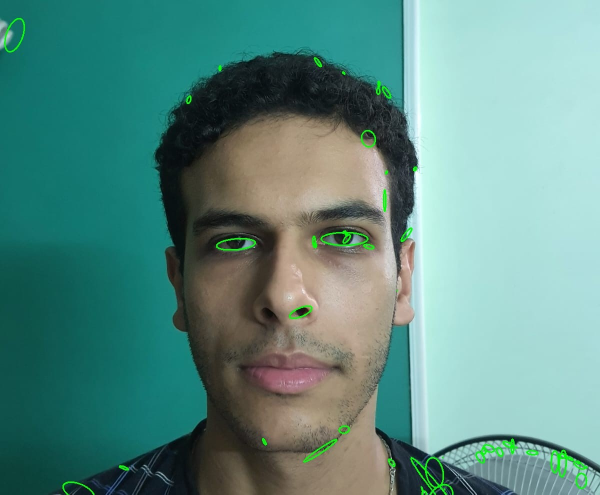
#> input picture Testing/Eye Detection/Ahmed/Failed test Cases/Ahmed Youssef awake 2.jpeg, 1200 x 989 px, given in place of the camera (shown at 1/2 size)
$ jupyter execute Mouth_Detector_Progress4.ipynb
#> lines starting #> are read from the running program, lines starting #| are printed output that depends on the picture; after the words box and inside, x2 and y2 are one past the last pixel; in counts of white or black regions, pixels touching at a corner belong together
[cell 1]
import cv2
import numpy as np

cap = cv2.VideoCapture(0)

# Load the pre-trained face cascade classifier from OpenCV
face_cascade = cv2.CascadeClassifier(cv2.data.haarcascades + 'haarcascade_frontalface_default.xml')

yawn_counter = 0
yawn_threshold = 20

def calculate_mouth_aspect_ratio(mouth):
    x, y, w, h = cv2.boundingRect(mouth)
    aspect_ratio = w / h
    return aspect_ratio

while True:
    # Capture frame
    ret, frame = cap.read()
#> frame is the input picture: shape (989, 1200, 3); mean B, G, R 131.7, 140.7, 93.1

    # Convert the frame to RGB
    rgb_frame = cv2.cvtColor(frame, cv2.COLOR_BGR2RGB)

    # Convert the frame to grayscale for face detection
    gray_frame = cv2.cvtColor(frame, cv2.COLOR_BGR2GRAY)
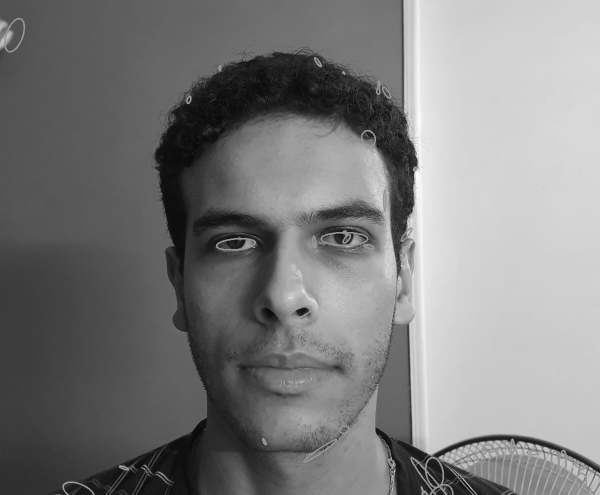
#> gray_frame: shape (989, 1200) (shown at 1/2 size); min 2, max 252, mean 125.4

    # Detect faces using the Haar Cascade classifier
    faces = face_cascade.detectMultiScale(gray_frame, scaleFactor=1.3, minNeighbors=5)
#> faces = [[265, 239, 616, 616]]

    for (x, y, w, h) in faces:
        # Enlarge the face circle
        scale_factor = 0.7
        radius = int(max(w, h) * scale_factor)
        center = (x + w // 2, y + h // 2)
        cv2.circle(frame, center, radius, (255, 0, 0), 2)

        # Define the region of interest (ROI) for mouth detection (placed even lower)
        roi_face_gray = gray_frame[y + h//2 + h//4:y + h, x:x + w]
        roi_face_rgb = rgb_frame[y + h//2 + h//4:y + h, x:x + w]

        # Define the color range for detecting the mouth in RGB
        lower_color = np.array([120, 50, 0], dtype=np.uint8)
        upper_color = np.array([205, 130, 130], dtype=np.uint8)

        # Create mask for the mouth region
        mouth_mask = cv2.inRange(roi_face_rgb, lower_color, upper_color)

        # Find contours in the mask
        contours, _ = cv2.findContours(mouth_mask, cv2.RETR_EXTERNAL, cv2.CHAIN_APPROX_SIMPLE)

        # Find the contour with the largest area
        if contours:
            largest_contour = max(contours, key=cv2.contourArea)

            # Check if the bounding box width and height are above a certain threshold
            x_mouth, y_mouth, w_mouth, h_mouth = cv2.boundingRect(largest_contour)
            if w_mouth > 20 and h_mouth > 20:
                # Draw a rectangle around the detected mouth
                cv2.rectangle(frame, (x + x_mouth, y + h//2 + h//4 + y_mouth),
                              (x + x_mouth + w_mouth, y + h//2 + h//4 + y_mouth + h_mouth), (0, 255, 0), 2)

                # Check for yawn based on mouth aspect ratio
                mouth_aspect_ratio = calculate_mouth_aspect_ratio(largest_contour)
                if mouth_aspect_ratio < 1:
                    yawn_counter += 1
                    cv2.putText(frame, f'Yawn Count: {yawn_counter}', (10, 30), cv2.FONT_HERSHEY_SIMPLEX, 1, (0, 255, 0),
                                2, cv2.LINE_AA)
                else:
                    yawn_counter = 0
#> this loop made 1 pass
#> (scale_factor, radius, center, lower_color) on pass 1: (0.7, 431, (573, 547), [120, 50, 0])
#> pass 1, `roi_face_gray = gray_frame[y + h//2 + h//4:y + h, x:x + w]`:
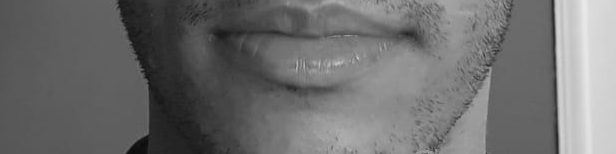
#> roi_face_gray: shape (154, 616); min 11, max 232, mean 110.4
#> pass 1, `roi_face_rgb = rgb_frame[y + h//2 + h//4:y + h, x:x + w]`:
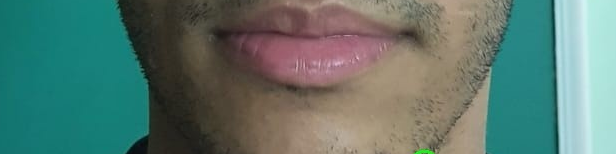
#> roi_face_rgb: shape (154, 616, 3); mean R, G, B 92, 119.7, 110.6
#> pass 1, `mouth_mask = cv2.inRange(roi_face_rgb, lower_color, upper_color)`:
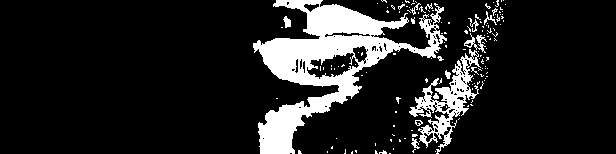
#> mouth_mask: shape (154, 616); 13.6% white; 149 white regions (135 under 20 px), largest, box (x1, y1, x2, y2) and area: (253, 0, 447, 154) 9676, (409, 49, 481, 154) 2131, (464, 33, 487, 53) 149
#> after the loop:
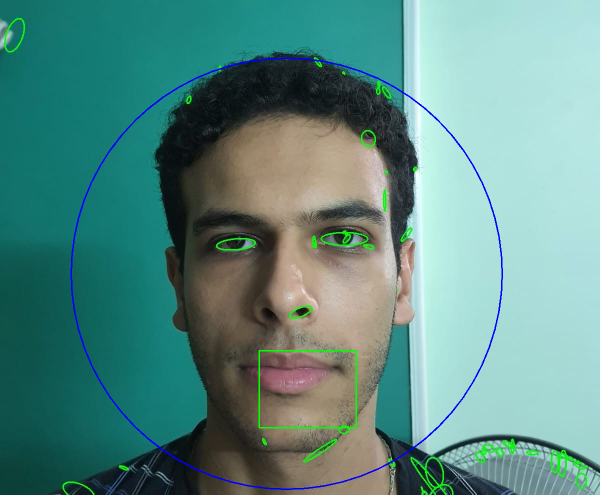
#> frame: shape (989, 1200, 3) (shown at 1/2 size); 0.87% of pixels changed, all inside (x1, y1, x2, y2) = (141, 115, 1006, 980)

    cv2.imshow('Yawn Detection', frame)

    if cv2.waitKey(1) & 0xFF == ord('q'):
#> (key q is pressed here)
        break

cap.release()
cv2.destroyAllWindows()

$ run again, on Testing/Eye Detection/Ahmed/Failed test Cases/Ahmed Youssef awake.jpeg
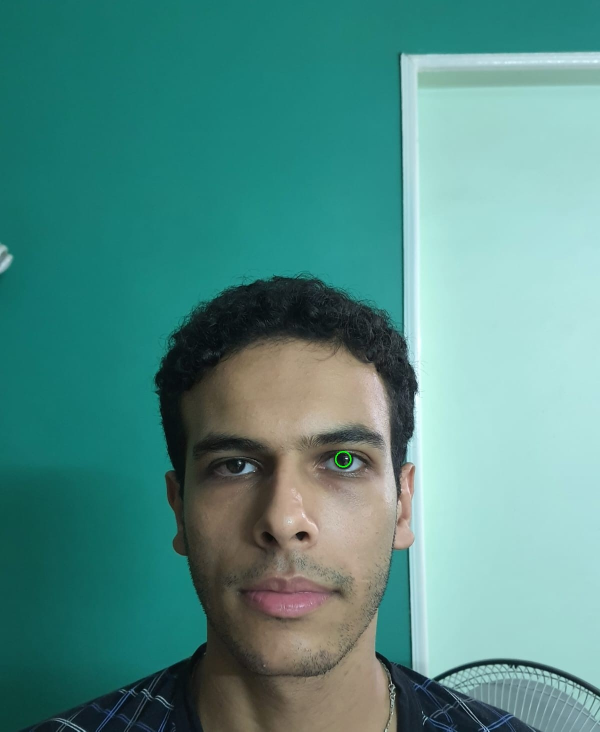
#> input picture Testing/Eye Detection/Ahmed/Failed test Cases/Ahmed Youssef awake.jpeg, 1200 x 1463 px, given in place of the camera (shown at 1/2 size)
#> frame is the input picture: shape (1463, 1200, 3); mean B, G, R 134.2, 141.2, 83.2
#> faces = [[283, 704, 578, 578]]
#> the loop `for (x, y, w, h) in faces:` made 1 pass
#> (scale_factor, radius, center, lower_color) on pass 1: (0.7, 404, (572, 993), [120, 50, 0])
#> pass 1, `mouth_mask = cv2.inRange(roi_face_rgb, lower_color, upper_color)`:
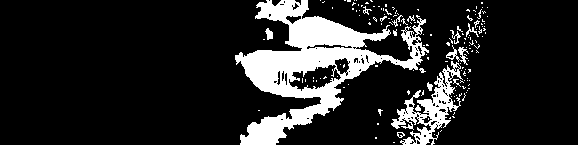
#> mouth_mask: shape (145, 578); 14.9% white; 156 white regions (142 under 20 px), largest, box (x1, y1, x2, y2) and area: (235, 0, 429, 145) 9471, (391, 61, 463, 145) 1911, (446, 45, 469, 65) 149
#> after the loop `for (x, y, w, h) in faces:`:
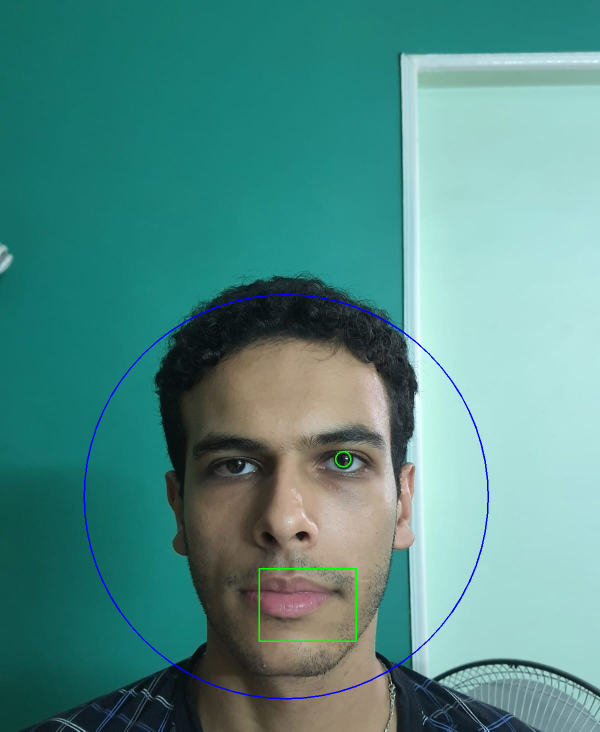
#> frame: shape (1463, 1200, 3) (shown at 1/2 size); 0.54% of pixels changed, all inside (x1, y1, x2, y2) = (167, 588, 978, 1399)
